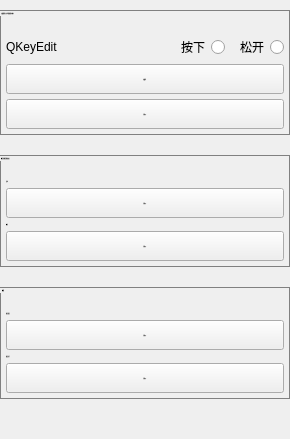
        <widget class="QWidget" name="tab_state">
         <attribute name="title">
          <string>状态</string>
         </attribute>
         <layout class="QVBoxLayout" name="tab0Box">
          <property name="spacing">
           <number>20</number>
          </property>
          <property name="leftMargin">
           <number>0</number>
          </property>
          <property name="topMargin">
           <number>10</number>
          </property>
          <property name="rightMargin">
           <number>0</number>
          </property>
          <property name="bottomMargin">
           <number>0</number>
          </property>
          <item>
           <widget class="QGroupBox" name="grp_keyState">
            <property name="font">
             <font>
              <family>Microsoft YaHei</family>
              <pointsize>-1</pointsize>
              <weight>75</weight>
              <bold>true</bold>
             </font>
            </property>
            <property name="styleSheet">
             <string notr="true">QGroupBox{border:1px solid gray}</string>
            </property>
            <property name="title">
             <string>按键状态（执行里面的内容）</string>
            </property>
            <layout class="QVBoxLayout" name="verticalLayout_14">
             <property name="spacing">
              <number>5</number>
             </property>
             <property name="leftMargin">
              <number>5</number>
             </property>
             <property name="topMargin">
              <number>24</number>
             </property>
             <property name="rightMargin">
              <number>5</number>
             </property>
             <property name="bottomMargin">
              <number>5</number>
             </property>
             <item>
              <layout class="QHBoxLayout" name="keyStateBox">
               <property name="spacing">
                <number>10</number>
               </property>
               <property name="leftMargin">
                <number>0</number>
               </property>
               <property name="rightMargin">
                <number>0</number>
               </property>
               <property name="bottomMargin">
                <number>0</number>
               </property>
               <item>
                <widget class="QKeyEdit" name="hkState">
                 <property name="sizePolicy">
                  <sizepolicy hsizetype="Preferred" vsizetype="Fixed">
                   <horstretch>0</horstretch>
                   <verstretch>0</verstretch>
                  </sizepolicy>
                 </property>
                 <property name="minimumSize">
                  <size>
                   <width>120</width>
                   <height>24</height>
                  </size>
                 </property>
                 <property name="text">
                  <string>QKeyEdit</string>
                 </property>
                </widget>
               </item>
               <item>
                <spacer name="keyStateSpacer">
                 <property name="orientation">
                  <enum>Qt::Horizontal</enum>
                 </property>
                 <property name="sizeHint" stdset="0">
                  <size>
                   <width>40</width>
                   <height>20</height>
                  </size>
                 </property>
                </spacer>
               </item>
               <item>
                <widget class="QRadioButton" name="rbStateDown">
                 <property name="sizePolicy">
                  <sizepolicy hsizetype="Preferred" vsizetype="Fixed">
                   <horstretch>0</horstretch>
                   <verstretch>0</verstretch>
                  </sizepolicy>
                 </property>
                 <property name="focusPolicy">
                  <enum>Qt::ClickFocus</enum>
                 </property>
                 <property name="toolTip">
                  <string/>
                 </property>
                 <property name="layoutDirection">
                  <enum>Qt::RightToLeft</enum>
                 </property>
                 <property name="text">
                  <string>按下</string>
                 </property>
                </widget>
               </item>
               <item>
                <widget class="QRadioButton" name="rbStateUp">
                 <property name="sizePolicy">
                  <sizepolicy hsizetype="Preferred" vsizetype="Fixed">
                   <horstretch>0</horstretch>
                   <verstretch>0</verstretch>
                  </sizepolicy>
                 </property>
                 <property name="focusPolicy">
                  <enum>Qt::ClickFocus</enum>
                 </property>
                 <property name="toolTip">
                  <string/>
                 </property>
                 <property name="layoutDirection">
                  <enum>Qt::RightToLeft</enum>
                 </property>
                 <property name="text">
                  <string>松开</string>
                 </property>
                </widget>
               </item>
              </layout>
             </item>
             <item>
              <widget class="QPushButton" name="bnStateEdit">
               <property name="sizePolicy">
                <sizepolicy hsizetype="Preferred" vsizetype="Fixed">
                 <horstretch>0</horstretch>
                 <verstretch>0</verstretch>
                </sizepolicy>
               </property>
               <property name="minimumSize">
                <size>
                 <width>0</width>
                 <height>30</height>
                </size>
               </property>
               <property name="font">
                <font>
                 <family>Microsoft YaHei</family>
                 <pointsize>-1</pointsize>
                 <weight>75</weight>
                 <bold>true</bold>
                </font>
               </property>
               <property name="focusPolicy">
                <enum>Qt::ClickFocus</enum>
               </property>
               <property name="toolTip">
                <string/>
               </property>
               <property name="text">
                <string>编辑🔧</string>
               </property>
               <property name="autoDefault">
                <bool>false</bool>
               </property>
              </widget>
             </item>
             <item>
              <widget class="QPushButton" name="bnStateAdd">
               <property name="sizePolicy">
                <sizepolicy hsizetype="Preferred" vsizetype="Fixed">
                 <horstretch>0</horstretch>
                 <verstretch>0</verstretch>
                </sizepolicy>
               </property>
               <property name="minimumSize">
                <size>
                 <width>0</width>
                 <height>30</height>
                </size>
               </property>
               <property name="font">
                <font>
                 <family>Microsoft YaHei</family>
                 <pointsize>-1</pointsize>
                 <weight>75</weight>
                 <bold>true</bold>
                </font>
               </property>
               <property name="focusPolicy">
                <enum>Qt::ClickFocus</enum>
               </property>
               <property name="toolTip">
                <string/>
               </property>
               <property name="text">
                <string>添加✔</string>
               </property>
               <property name="autoDefault">
                <bool>false</bool>
               </property>
              </widget>
             </item>
            </layout>
           </widget>
          </item>
          <item>
           <widget class="QGroupBox" name="grp_curPos">
            <property name="font">
             <font>
              <family>Microsoft YaHei</family>
              <pointsize>-1</pointsize>
              <weight>75</weight>
              <bold>true</bold>
             </font>
            </property>
            <property name="styleSheet">
             <string notr="true">QGroupBox{border:1px solid gray}</string>
            </property>
            <property name="title">
             <string>鼠标位置记录/恢复</string>
            </property>
            <layout class="QVBoxLayout" name="verticalLayout_15">
             <property name="spacing">
              <number>5</number>
             </property>
             <property name="leftMargin">
              <number>5</number>
             </property>
             <property name="topMargin">
              <number>24</number>
             </property>
             <property name="rightMargin">
              <number>5</number>
             </property>
             <property name="bottomMargin">
              <number>5</number>
             </property>
             <item>
              <widget class="QLabel" name="lbRememberPos">
               <property name="sizePolicy">
                <sizepolicy hsizetype="Preferred" vsizetype="Fixed">
                 <horstretch>0</horstretch>
                 <verstretch>0</verstretch>
                </sizepolicy>
               </property>
               <property name="maximumSize">
                <size>
                 <width>16777215</width>
                 <height>16777215</height>
                </size>
               </property>
               <property name="font">
                <font>
                 <family>Microsoft YaHei</family>
                 <pointsize>-1</pointsize>
                 <weight>50</weight>
                 <bold>false</bold>
                </font>
               </property>
               <property name="styleSheet">
                <string notr="true"/>
               </property>
               <property name="text">
                <string>记录</string>
               </property>
              </widget>
             </item>
             <item>
              <widget class="QPushButton" name="bnRememberPosAdd">
               <property name="sizePolicy">
                <sizepolicy hsizetype="Preferred" vsizetype="Fixed">
                 <horstretch>0</horstretch>
                 <verstretch>0</verstretch>
                </sizepolicy>
               </property>
               <property name="minimumSize">
                <size>
                 <width>0</width>
                 <height>30</height>
                </size>
               </property>
               <property name="font">
                <font>
                 <family>Microsoft YaHei</family>
                 <pointsize>-1</pointsize>
                 <weight>75</weight>
                 <bold>true</bold>
                </font>
               </property>
               <property name="focusPolicy">
                <enum>Qt::ClickFocus</enum>
               </property>
               <property name="toolTip">
                <string/>
               </property>
               <property name="text">
                <string>添加✔</string>
               </property>
               <property name="autoDefault">
                <bool>false</bool>
               </property>
              </widget>
             </item>
             <item>
              <widget class="QLabel" name="lbRecoverPos">
               <property name="sizePolicy">
                <sizepolicy hsizetype="Preferred" vsizetype="Fixed">
                 <horstretch>0</horstretch>
                 <verstretch>0</verstretch>
                </sizepolicy>
               </property>
               <property name="maximumSize">
                <size>
                 <width>16777215</width>
                 <height>16777215</height>
                </size>
               </property>
               <property name="font">
                <font>
                 <family>Microsoft YaHei</family>
                 <pointsize>-1</pointsize>
                 <weight>50</weight>
                 <bold>false</bold>
                </font>
               </property>
               <property name="styleSheet">
                <string notr="true"/>
               </property>
               <property name="text">
                <string>恢复</string>
               </property>
              </widget>
             </item>
             <item>
              <widget class="QPushButton" name="bnRecoverPosAdd">
               <property name="sizePolicy">
                <sizepolicy hsizetype="Preferred" vsizetype="Fixed">
                 <horstretch>0</horstretch>
                 <verstretch>0</verstretch>
                </sizepolicy>
               </property>
               <property name="minimumSize">
                <size>
                 <width>0</width>
                 <height>30</height>
                </size>
               </property>
               <property name="font">
                <font>
                 <family>Microsoft YaHei</family>
                 <pointsize>-1</pointsize>
                 <weight>75</weight>
                 <bold>true</bold>
                </font>
               </property>
               <property name="focusPolicy">
                <enum>Qt::ClickFocus</enum>
               </property>
               <property name="toolTip">
                <string/>
               </property>
               <property name="text">
                <string>添加✔</string>
               </property>
               <property name="autoDefault">
                <bool>false</bool>
               </property>
              </widget>
             </item>
            </layout>
           </widget>
          </item>
          <item>
           <widget class="QGroupBox" name="grp_end">
            <property name="font">
             <font>
              <family>Microsoft YaHei</family>
              <pointsize>-1</pointsize>
              <weight>75</weight>
              <bold>true</bold>
             </font>
            </property>
            <property name="styleSheet">
             <string notr="true">QGroupBox{border:1px solid gray}</string>
            </property>
            <property name="title">
             <string>结束</string>
            </property>
            <layout class="QVBoxLayout" name="verticalLayout_16">
             <property name="spacing">
              <number>5</number>
             </property>
             <property name="leftMargin">
              <number>5</number>
             </property>
             <property name="topMargin">
              <number>24</number>
             </property>
             <property name="rightMargin">
              <number>5</number>
             </property>
             <property name="bottomMargin">
              <number>5</number>
             </property>
             <item>
              <widget class="QLabel" name="lbEndLoop">
               <property name="sizePolicy">
                <sizepolicy hsizetype="Preferred" vsizetype="Fixed">
                 <horstretch>0</horstretch>
                 <verstretch>0</verstretch>
                </sizepolicy>
               </property>
               <property name="maximumSize">
                <size>
                 <width>16777215</width>
                 <height>16777215</height>
                </size>
               </property>
               <property name="font">
                <font>
                 <family>Microsoft YaHei</family>
                 <pointsize>-1</pointsize>
                 <weight>50</weight>
                 <bold>false</bold>
                </font>
               </property>
               <property name="toolTip">
                <string/>
               </property>
               <property name="text">
                <string>结束循环</string>
               </property>
              </widget>
             </item>
             <item>
              <widget class="QPushButton" name="bnEndLoopAdd">
               <property name="sizePolicy">
                <sizepolicy hsizetype="Preferred" vsizetype="Fixed">
                 <horstretch>0</horstretch>
                 <verstretch>0</verstretch>
                </sizepolicy>
               </property>
               <property name="minimumSize">
                <size>
                 <width>0</width>
                 <height>30</height>
                </size>
               </property>
               <property name="font">
                <font>
                 <family>Microsoft YaHei</family>
                 <pointsize>-1</pointsize>
                 <weight>75</weight>
                 <bold>true</bold>
                </font>
               </property>
               <property name="focusPolicy">
                <enum>Qt::ClickFocus</enum>
               </property>
               <property name="toolTip">
                <string/>
               </property>
               <property name="text">
                <string>添加✔</string>
               </property>
               <property name="autoDefault">
                <bool>false</bool>
               </property>
              </widget>
             </item>
             <item>
              <widget class="QLabel" name="lbEnd">
               <property name="sizePolicy">
                <sizepolicy hsizetype="Preferred" vsizetype="Fixed">
                 <horstretch>0</horstretch>
                 <verstretch>0</verstretch>
                </sizepolicy>
               </property>
               <property name="maximumSize">
                <size>
                 <width>16777215</width>
                 <height>16777215</height>
                </size>
               </property>
               <property name="font">
                <font>
                 <family>Microsoft YaHei</family>
                 <pointsize>-1</pointsize>
                 <weight>50</weight>
                 <bold>false</bold>
                </font>
               </property>
               <property name="toolTip">
                <string/>
               </property>
               <property name="text">
                <string>结束运行</string>
               </property>
              </widget>
             </item>
             <item>
              <widget class="QPushButton" name="bnEndAdd">
               <property name="sizePolicy">
                <sizepolicy hsizetype="Preferred" vsizetype="Fixed">
                 <horstretch>0</horstretch>
                 <verstretch>0</verstretch>
                </sizepolicy>
               </property>
               <property name="minimumSize">
                <size>
                 <width>0</width>
                 <height>30</height>
                </size>
               </property>
               <property name="font">
                <font>
                 <family>Microsoft YaHei</family>
                 <pointsize>-1</pointsize>
                 <weight>75</weight>
                 <bold>true</bold>
                </font>
               </property>
               <property name="focusPolicy">
                <enum>Qt::ClickFocus</enum>
               </property>
               <property name="toolTip">
                <string/>
               </property>
               <property name="text">
                <string>添加✔</string>
               </property>
               <property name="autoDefault">
                <bool>false</bool>
               </property>
              </widget>
             </item>
            </layout>
           </widget>
          </item>
          <item>
           <spacer name="stateTabSpacer">
            <property name="orientation">
             <enum>Qt::Vertical</enum>
            </property>
            <property name="sizeHint" stdset="0">
             <size>
              <width>20</width>
              <height>40</height>
             </size>
            </property>
           </spacer>
          </item>
         </layout>
        </widget>
